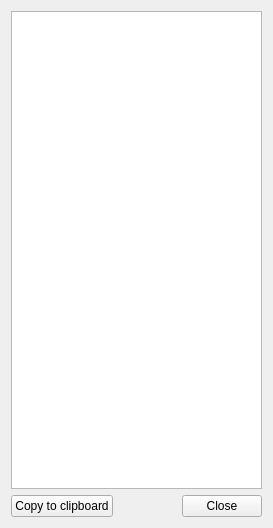
<?xml version="1.0" encoding="UTF-8"?>
<ui version="4.0">
 <class>ExifDialog</class>
 <widget class="QWidget" name="ExifDialog">
  <property name="geometry">
   <rect>
    <x>0</x>
    <y>0</y>
    <width>273</width>
    <height>528</height>
   </rect>
  </property>
  <property name="windowTitle">
   <string>Exif Information</string>
  </property>
  <property name="autoFillBackground">
   <bool>false</bool>
  </property>
  <property name="sizeGripEnabled" stdset="0">
   <bool>false</bool>
  </property>
  <layout class="QVBoxLayout" name="verticalLayout">
   <item>
    <widget class="QTextEdit" name="textEdit">
     <property name="enabled">
      <bool>true</bool>
     </property>
     <property name="readOnly">
      <bool>true</bool>
     </property>
    </widget>
   </item>
   <item>
    <layout class="QHBoxLayout" name="horizontalLayout">
     <item>
      <widget class="QPushButton" name="btnClipboard">
       <property name="text">
        <string extracomment="Text of button to copy meta information to clipboard">Copy to clipboard</string>
       </property>
      </widget>
     </item>
     <item>
      <spacer name="horizontalSpacer">
       <property name="orientation">
        <enum>Qt::Horizontal</enum>
       </property>
       <property name="sizeHint" stdset="0">
        <size>
         <width>40</width>
         <height>20</height>
        </size>
       </property>
      </spacer>
     </item>
     <item>
      <widget class="QDialogButtonBox" name="buttonBox">
       <property name="orientation">
        <enum>Qt::Horizontal</enum>
       </property>
       <property name="standardButtons">
        <set>QDialogButtonBox::Close</set>
       </property>
      </widget>
     </item>
    </layout>
   </item>
  </layout>
 </widget>
 <resources/>
 <connections>
  <connection>
   <sender>buttonBox</sender>
   <signal>accepted()</signal>
   <receiver>ExifDialog</receiver>
   <slot>close()</slot>
   <hints>
    <hint type="sourcelabel">
     <x>248</x>
     <y>254</y>
    </hint>
    <hint type="destinationlabel">
     <x>157</x>
     <y>274</y>
    </hint>
   </hints>
  </connection>
  <connection>
   <sender>buttonBox</sender>
   <signal>rejected()</signal>
   <receiver>ExifDialog</receiver>
   <slot>close()</slot>
   <hints>
    <hint type="sourcelabel">
     <x>316</x>
     <y>260</y>
    </hint>
    <hint type="destinationlabel">
     <x>286</x>
     <y>274</y>
    </hint>
   </hints>
  </connection>
  <connection>
   <sender>btnClipboard</sender>
   <signal>clicked()</signal>
   <receiver>ExifDialog</receiver>
   <slot>handleClipboardButtonClicked()</slot>
   <hints>
    <hint type="sourcelabel">
     <x>58</x>
     <y>506</y>
    </hint>
    <hint type="destinationlabel">
     <x>136</x>
     <y>263</y>
    </hint>
   </hints>
  </connection>
 </connections>
 <slots>
  <slot>handleClipboardButtonClicked()</slot>
 </slots>
</ui>
